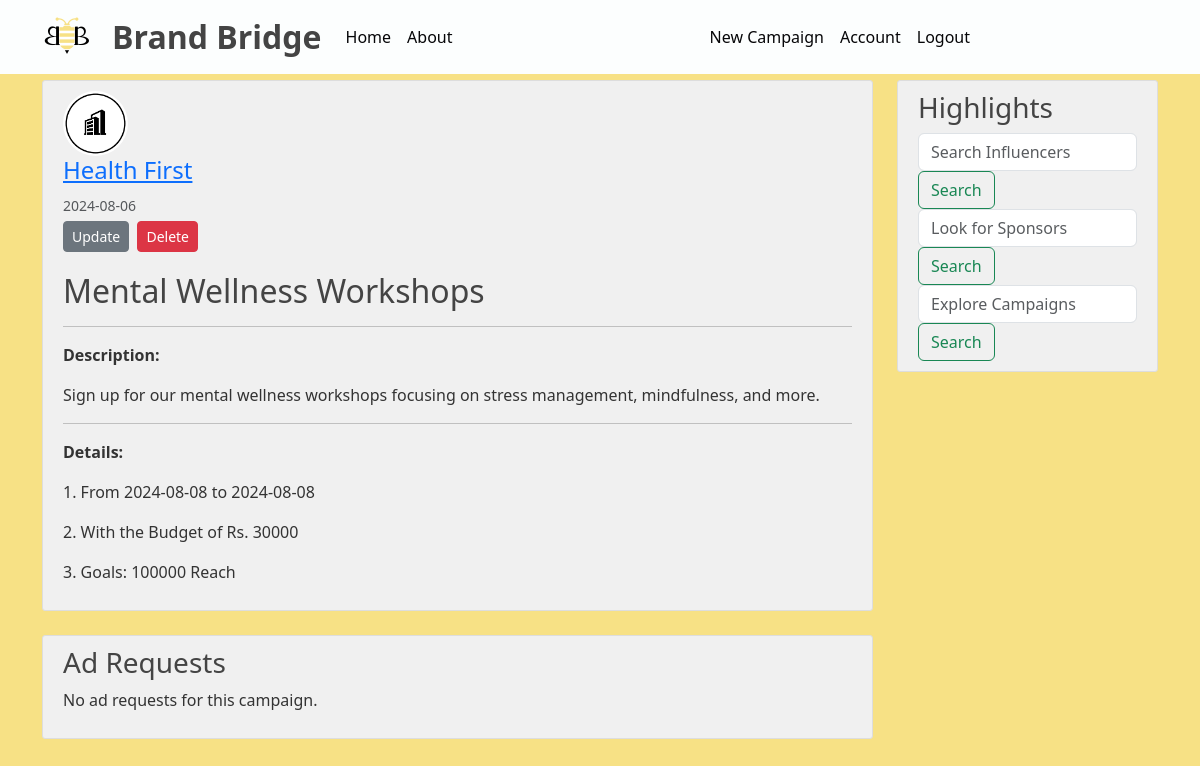
Page /post/16 (signed in) on the earlier database version.
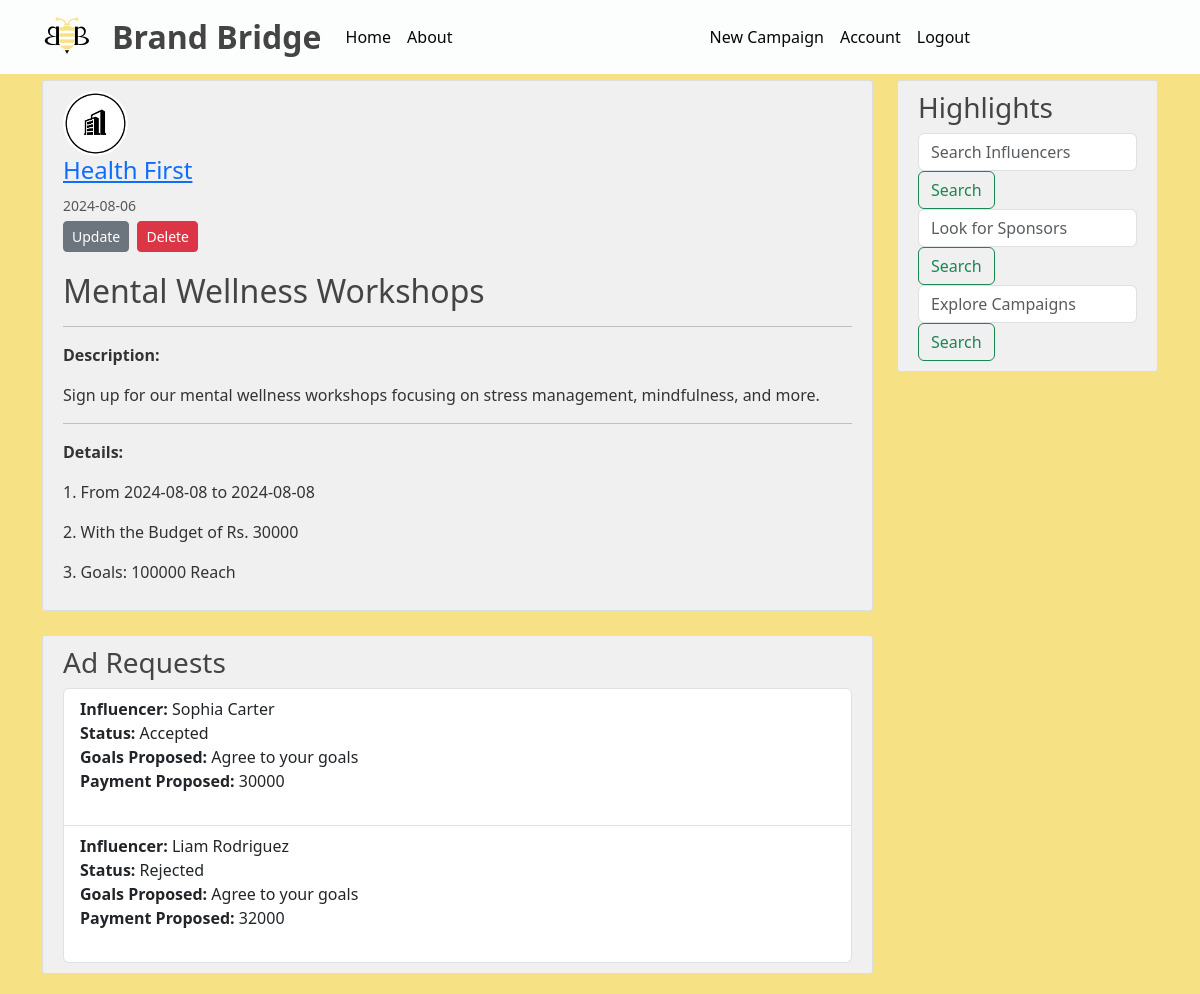
Same page on the later database version.
### BrandBridge/models.py (models this page shows, shortened)
class AdRequest(db.Model):
    id = db.Column(db.Integer, primary_key=True)
    campaign_id = db.Column(db.Integer, db.ForeignKey('campaign.id'), nullable=False)
    influencer_id = db.Column(db.Integer, db.ForeignKey('influencer.id'), nullable=False)
    messages = db.Column(db.Text, nullable=True)
    requirements = db.Column(db.Text, nullable=False, default='None')
    payment_amount = db.Column(db.Integer, nullable=False)
    status = db.Column(db.String(10), nullable=False, default='Pending')  # 'Pending', 'Accepted', 'Rejected'

class Influencer(db.Model, UserMixin):
    id = db.Column(db.Integer, primary_key=True)
    email = db.Column(db.String(120), unique=True, nullable=False)
    name = db.Column(db.String(40), nullable=False)
    niche = db.Column(db.String(40), nullable=False)
    reach = db.Column(db.Integer, nullable=False)  # e.g., number of followers
    image_file = db.Column(db.String(20), nullable=False, default='default.jpg')
    password = db.Column(db.String(60), nullable=False)
    ad_requests = db.relationship('AdRequest', backref='influencer', lazy=True)

### BrandBridge/routes.py (the view)
@app.route("/post/<int:campaign_id>")
@login_required
def campaign(campaign_id):
    campaign = Campaign.query.get_or_404(campaign_id)
    ad_requests = AdRequest.query.filter_by(campaign_id=campaign_id).all()
    return render_template('campaign.html', title=campaign.title, campaign=campaign, ad_requests=ad_requests)

### BrandBridge/models.py (called while the page is built)
@login_manager.user_loader
def load_user(user_id):
    who = session.get('who')
    if who=='sponsor':
        return Sponsor.query.get(int(user_id))
    elif who=='influencer':
        return Influencer.query.get(int(user_id))

    def is_sponsor(self):
        return True

### BrandBridge/templates/campaign.html (shortened to what this page needs)
{% extends "layout.html" %}
{% block content %}
<article class="media content-section">
    <img class="rounded-circle article-img" src="{{ url_for('static', filename='profile_pics/'+campaign.owner.image_file) }}">
    <div class="ml-3">
        <h4><a class="mr-2" href="{{ url_for('sponsor_campaigns', company_name=campaign.owner.company_name) }}">{{ campaign.owner.company_name }}</a></h4>
        <small class="text-muted">{{ campaign.date_posted.strftime('%Y-%m-%d') }}</small>
        {% if current_user.is_sponsor() and campaign.owner == current_user %}
            <div>
                <a class="btn btn-secondary btn-sm mt-1 mb-1" href="{{ url_for('update_campaign', campaign_id=campaign.id) }}">Update</a>
                <button type="button" class="btn btn-danger btn-sm m-1" data-bs-toggle="modal" data-bs-target="#deleteModal">Delete</button>
            </div>
        {% elif current_user.is_influencer() %}
            <form action="{{ url_for('request_ad', campaign_id=campaign.id) }}" method="POST">
                <input type="hidden" name="campaign_id" value="{{ campaign.id }}">
                <button type="submit" class="btn btn-primary btn-sm mt-1 mb-1">Request Ad</button>
            </form>
        {% endif %}
    </div>
    <div class="media-body mt-3">
        <h2 class="article-title">{{ campaign.title }}</h2>
        <hr>
        <p class="article-content"><b>Description:</b></p>
        <p class="article-content">{{ campaign.desc }}</p>
        <hr>
        <p class="article-content"><b>Details:</b></p>
        <p class="article-content">1. From {{ campaign.start_date.strftime('%Y-%m-%d') }} to {{ campaign.end_date.strftime('%Y-%m-%d') }}</p>
        <p class="article-content">2. With the Budget of Rs. {{ campaign.budget }}</p>
        <p class="article-content">3. Goals: {{ campaign.goals }}</p>
    </div>
</article>
{% if current_user.is_sponsor() %}
    <div class="content-section mt-4">
        <h3>Ad Requests</h3>
        {% if ad_requests %}
            <ul class="list-group">
                {% for ad_request in ad_requests %}
                    <li class="list-group-item">
                        <strong>Influencer:</strong> {{ ad_request.influencer.name }} <br>
                        <strong>Status:</strong> {{ ad_request.status }} <br>
                        <strong>Goals Proposed:</strong> {{ ad_request.messages }} <br>
                        <strong>Payment Proposed:</strong> {{ ad_request.payment_amount }} <br>
                        <br>
                    </li>
                {% endfor %}
            </ul>
        {% else %}
            <p>No ad requests for this campaign.</p>
        {% endif %}
    </div>
{% endif %}
{% endblock content %}

Differences in the rows shown:
added AdRequest: influencer.name "Sophia Carter", status "Accepted", messages "Agree to your goals", payment_amount "30000"
added AdRequest: influencer.name "Liam Rodriguez", status "Rejected", messages "Agree to your goals", payment_amount "32000"
Other differences:
text no longer shown: "No ad requests for this campaign."
